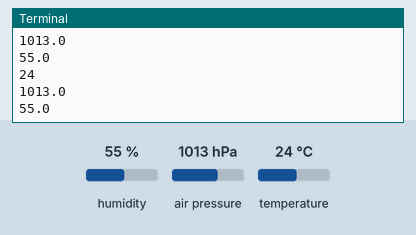
This program was run on a simulated Raspberry Pi (BCM pin numbers). Parts: the last lines printed to the terminal. Inputs (shaded band) come from the test bench; at power-on: humidity 55 %, air pressure 1013 hPa, temperature 24 °C.

Above: at 1.2 s.
1.3 s: humidity set to 22 %
At 2.6 s:
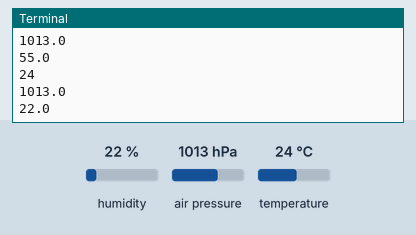
2.8 s: air pressure set to 952 hPa
At 4.0 s:
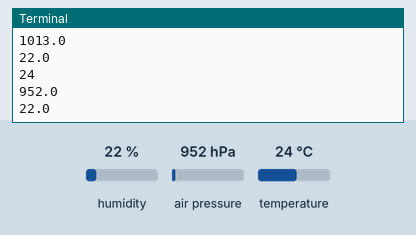
4.3 s: temperature set to 12 °C
At 6.1 s:
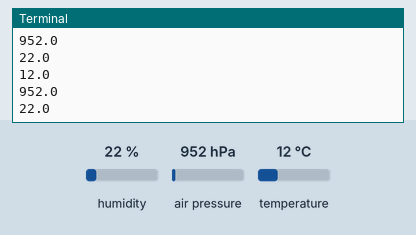
Timing chart, 0 to 7.6 s (numbered marks = the images above; inputs shaded):
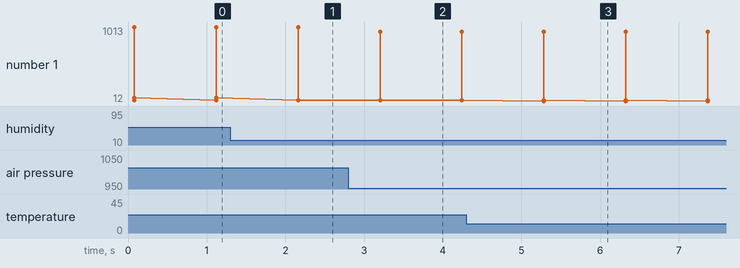

The program:

bme680_read_1.py
```python
#!/usr/bin/env python3
"""
    Filename: bme680_read_1.py
    Purpose: Use Pimoroni library to read
    temperature, pressure, and humidity from Bosch bme680 sensor
    !Connect to I2C bus
    Press Ctrl+C to exit
"""
from time import sleep

# sudo pip3 install bme680
import bme680

# Initialize sensor object, make connection to sensor over I2C
sensor = bme680.BME680(bme680.I2C_ADDR_PRIMARY)

print(" BME680 Read temperature, pressure, and humidity")
print(" Ctrl+C to exit!")

while True:
    # Read the sensor
    sensor.get_sensor_data()

    # Temperature in celsius
    print(sensor.data.temperature)

    # Barometric ressure in hPa (hectopascal)
    print(sensor.data.pressure)

    # Relative humidity in %
    print(sensor.data.humidity)

    sleep(1)
```

Measured:
- after the input at 1.3 s, the terminal: prints a new line after 0.86 s (image 1)
- after the input at 2.8 s, the terminal: prints a new line after 0.40 s (image 2)
- after the input at 4.3 s, the terminal: prints a new line after 0.98 s (image 3)
- plotted number 1: 55 → 22 after the input at 1.3 s
